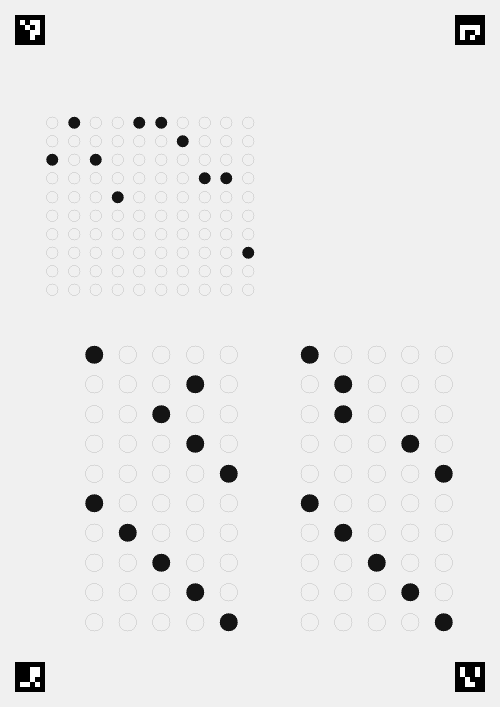
#> input picture sample_forms/test_20q_clean.png, 1000 x 1414 px (shown at 1/2 size)
$ python -i omr_engine.py   (imports and definitions only)
#> lines starting #> are read from the running program, lines starting #| are printed output that depends on the picture
"""
OMR Engine v2 - Optical Mark Recognition
Reads filled answer sheets using OpenCV.

Key improvement: bubble positions are computed directly from the
form generator's layout parameters, so they match the PDF exactly.
No manual ratio calibration needed.

Pipeline:
1. Detect ArUco markers for alignment
2. Perspective correction
3. Compute exact bubble positions from form layout
4. Sample each bubble individually
5. Grade against answer key
"""

import cv2
import numpy as np
from dataclasses import dataclass, field
from typing import Optional
import logging

# [1 line not run here, left out]
logger = logging.getLogger(__name__)

# --- Constants matching form_generator.py ---
ARUCO_DICT_TYPE = cv2.aruco.DICT_4X4_50

# A4 page in points
PAGE_W_PT = 595.28
PAGE_H_PT = 841.89
MM = 2.8346457  # 1mm in points

# Form layout constants (must match form_generator.py)
MARGIN_PT = 14 * MM
MARKER_MARGIN_PT = 6 * MM
MARKER_SIZE_PT = 9 * MM

# Warped image dimensions (must match perspective_transform)
WARP_W = 1000
WARP_H = 1414
WARP_MARGIN = 30

# ArUco marker centers in ReportLab coords (bottom-left origin)
_marker_half = MARKER_SIZE_PT / 2
MARKERS_RL = {
    0: (MARKER_MARGIN_PT + _marker_half,
        PAGE_H_PT - MARKER_MARGIN_PT - _marker_half),  # top-left
    1: (PAGE_W_PT - MARKER_MARGIN_PT - _marker_half,
        PAGE_H_PT - MARKER_MARGIN_PT - _marker_half),  # top-right
    2: (MARKER_MARGIN_PT + _marker_half,
        MARKER_MARGIN_PT + _marker_half),               # bottom-left
    3: (PAGE_W_PT - MARKER_MARGIN_PT - _marker_half,
        MARKER_MARGIN_PT + _marker_half),               # bottom-right
}


def _rl_to_img(x_rl: float, y_rl: float,
               img_w: int = WARP_W, img_h: int = WARP_H) -> tuple:
    """Convert ReportLab coordinate (bottom-left origin) to warped image pixel (top-left origin)."""
    m = WARP_MARGIN
    # X: linear map from marker0.x..marker1.x → margin..img_w-margin
    x_frac = (x_rl - MARKERS_RL[0][0]) / (MARKERS_RL[1][0] - MARKERS_RL[0][0])
    x_img = m + x_frac * (img_w - 2 * m)
    # Y: linear map from marker0.y..marker2.y → margin..img_h-margin (flipped)
    y_frac = (MARKERS_RL[0][1] - y_rl) / (MARKERS_RL[0][1] - MARKERS_RL[2][1])
    y_img = m + y_frac * (img_h - 2 * m)
    return x_img, y_img


def _compute_bubble_positions(num_questions: int, num_options: int = 5):
    """
    Compute the exact center (in warped-image pixels) of every answer bubble,
    replicating the layout logic of form_generator.py _draw_answer_section().

    Returns:
        bubbles: dict {q_num: [(opt_idx, x_img, y_img), ...]}
        bubble_r_px: approximate bubble radius in warped image pixels
    """
    if num_questions <= 50:
        columns = 2
    else:
        columns = 4

    questions_per_col = (num_questions + columns - 1) // columns

    # --- Vertical position of answer section top ---
    title_y = PAGE_H_PT - MARKER_MARGIN_PT - MARKER_SIZE_PT - 5 * MM
    box_y = title_y - 14 * MM
    box_size = 5.5 * MM
    # 3 rows of character boxes (name, surname, student_no)
    for _ in range(3):
        box_y -= (box_size + 3 * MM)

    inst_y = box_y - 1.5 * MM
    answer_y = inst_y - 8 * MM  # y_start in _draw_answer_section

    footer_y = MARKER_MARGIN_PT + MARKER_SIZE_PT + 2.5 * MM
    y_bottom = footer_y + 6 * MM

    # --- Vertical spacing (matches form_generator.py) ---
    num_groups = (questions_per_col - 1) // 5
    available_height = answer_y - y_bottom - 8 * MM
    total_slots = questions_per_col + num_groups * 0.55
    sp_y = available_height / max(total_slots, 1)
    sp_y = min(sp_y, 20 * MM)
    sp_y = max(sp_y, 5.5 * MM)
    group_gap = sp_y * 0.55

    # --- Horizontal spacing ---
    available_width = PAGE_W_PT - 2 * MARGIN_PT
    col_width = available_width / columns
    q_num_width = 9 * MM
    col_gap = 3 * MM
    usable = col_width - q_num_width - col_gap
    sp_x = usable / num_options

    # Bubble radius
    bubble_r_pt = min(2.5 * MM, sp_x * 0.42, sp_y * 0.32)

    # --- Build bubble positions ---
    bubbles = {}

    for col_idx in range(columns):
        col_x = MARGIN_PT + col_idx * col_width
        row_y = answer_y - 3 * MM  # first bubble center y

        for row in range(questions_per_col):
            q_num = col_idx * questions_per_col + row + 1
            if q_num > num_questions:
                break

            if row > 0 and row % 5 == 0:
                row_y -= group_gap

            bubbles[q_num] = []
            for opt_idx in range(num_options):
                ox = col_x + q_num_width + opt_idx * sp_x + sp_x / 2
                oy = row_y
                x_img, y_img = _rl_to_img(ox, oy)
                bubbles[q_num].append((opt_idx, x_img, y_img))

            row_y -= sp_y

    # Convert bubble radius to pixels
    # Scale: points → pixels using the y-axis mapping
    scale = (WARP_H - 2 * WARP_MARGIN) / (MARKERS_RL[0][1] - MARKERS_RL[2][1])
    bubble_r_px = bubble_r_pt * scale

    return bubbles, bubble_r_px


# [29 lines left out: function _compute_booklet_position, not called in this run]


@dataclass
class ScanResult:
    """Result of scanning a single answer sheet."""
    success: bool = False
    student_id: str = ""
    answers: dict = field(default_factory=dict)
    score: Optional[float] = None
    total_questions: int = 0
    correct_count: int = 0
    error: str = ""
    confidence: float = 0.0
    debug_image: Optional[np.ndarray] = None
    unmarked: list = field(default_factory=list)
    multiple_marks: list = field(default_factory=list)


class OMREngine:
    """Main OMR processing engine with exact position matching."""

    def __init__(self, num_questions: int = 40, num_options: int = 5,
                 fill_threshold: float = 0.3,
                 ambiguity_threshold: float = 0.12):
        self.num_questions = num_questions
        self.num_options = num_options
        self.fill_threshold = fill_threshold
        self.ambiguity_threshold = ambiguity_threshold

        self.aruco_dict = cv2.aruco.getPredefinedDictionary(ARUCO_DICT_TYPE)
        self.aruco_params = cv2.aruco.DetectorParameters()
        self._tune_aruco_params()
        self.detector = cv2.aruco.ArucoDetector(self.aruco_dict, self.aruco_params)

        self.last_warped = None
        self.last_warped_gray = None          # CLAHE-enhanced (for bubble reading)
        self.last_warped_gray_raw = None      # Raw grayscale
        self.last_warped_normalized = None    # Shadow-removed (for OCR)

        # Pre-compute bubble positions
        self.bubbles, self.bubble_r_px = _compute_bubble_positions(
            num_questions, num_options
        )
        self.options = ["A", "B", "C", "D", "E"][:num_options]

    def _tune_aruco_params(self):
        """Optimize ArUco detection for phone camera photos."""
        p = self.aruco_params
        p.adaptiveThreshWinSizeMin = 3
        p.adaptiveThreshWinSizeMax = 30
        p.adaptiveThreshWinSizeStep = 4
        p.adaptiveThreshConstant = 7
        p.minMarkerPerimeterRate = 0.015
        p.maxMarkerPerimeterRate = 4.0
        p.polygonalApproxAccuracyRate = 0.05
        p.cornerRefinementMethod = cv2.aruco.CORNER_REFINE_SUBPIX

    def detect_markers(self, image: np.ndarray) -> dict:
        """Detect ArUco markers with multiple preprocessing attempts.
        Merges results from all attempts to maximize marker detection."""
        gray = cv2.cvtColor(image, cv2.COLOR_BGR2GRAY) if len(image.shape) == 3 else image
        valid_ids = {0, 1, 2, 3}
        markers = {}

        def _merge(corners, ids):
            """Merge newly found markers into the result dict."""
            if ids is None:
                return
            for i, mid in enumerate(ids.flatten()):
                mid_int = int(mid)
                if mid_int in valid_ids and mid_int not in markers:
                    markers[mid_int] = {
                        "center": corners[i][0].mean(axis=0),
                        "corners": corners[i][0],
                    }

        preprocessed = []

        # Attempt 1: CLAHE enhanced
        clahe = cv2.createCLAHE(clipLimit=2.0, tileGridSize=(8, 8))
        preprocessed.append(clahe.apply(gray))

        # Attempt 2: Original with slight blur
        preprocessed.append(cv2.GaussianBlur(gray, (3, 3), 0))

        # Attempt 3: Shadow-normalized
        blur_bg = cv2.GaussianBlur(gray, (101, 101), 0)
        blur_bg = np.maximum(blur_bg, 1).astype(np.float32)
        preprocessed.append((gray.astype(np.float32) / blur_bg * 180).clip(0, 255).astype(np.uint8))

        # Attempt 4: Adaptive threshold (binary)
        preprocessed.append(cv2.adaptiveThreshold(
            gray, 255, cv2.ADAPTIVE_THRESH_GAUSSIAN_C,
            cv2.THRESH_BINARY, 31, 10
        ))

        # Attempt 5: Stronger CLAHE
        clahe2 = cv2.createCLAHE(clipLimit=4.0, tileGridSize=(4, 4))
        preprocessed.append(clahe2.apply(gray))

        # Attempt 6: Otsu threshold
        _, otsu = cv2.threshold(gray, 0, 255, cv2.THRESH_BINARY + cv2.THRESH_OTSU)
        preprocessed.append(otsu)

        # Attempt 7: Sharpen
        kernel = np.array([[-1, -1, -1], [-1, 9, -1], [-1, -1, -1]])
        preprocessed.append(cv2.filter2D(gray, -1, kernel))

        # Attempt 8: Raw grayscale
        preprocessed.append(gray)

        for img in preprocessed:
            if len(markers) >= 4:
                break
            corners, ids, _ = self.detector.detectMarkers(img)
            _merge(corners, ids)

        # If still missing markers, try at different scales
        if len(markers) < 4:
            for scale in [0.75, 1.25, 0.5]:
                if len(markers) >= 4:
                    break
                h, w = gray.shape[:2]
                resized = cv2.resize(gray, (int(w * scale), int(h * scale)))
                for preprocess in [
                    resized,
                    cv2.createCLAHE(clipLimit=3.0, tileGridSize=(8, 8)).apply(resized),
                ]:
                    corners, ids, _ = self.detector.detectMarkers(preprocess)
                    if ids is not None:
                        # Scale corners back to original size
                        scaled_corners = [c / scale for c in corners]
                        _merge(scaled_corners, ids)
                    if len(markers) >= 4:
                        break

        logger.info(f"ArUco detection: found {len(markers)} markers: {list(markers.keys())}")
        return markers

    def perspective_transform(self, image: np.ndarray, markers: dict) -> Optional[np.ndarray]:
        """Apply perspective transform using 4 ArUco markers."""
        required = [0, 1, 2, 3]
        if not all(mid in markers for mid in required):
            found = list(markers.keys())
            logger.warning(f"Missing markers. Found: {found}, need: {required}")
            return None

        src_pts = np.float32([
            markers[0]["center"],
            markers[1]["center"],
            markers[2]["center"],
            markers[3]["center"],
        ])

        dst_pts = np.float32([
            [WARP_MARGIN, WARP_MARGIN],
            [WARP_W - WARP_MARGIN, WARP_MARGIN],
            [WARP_MARGIN, WARP_H - WARP_MARGIN],
            [WARP_W - WARP_MARGIN, WARP_H - WARP_MARGIN],
        ])

        M = cv2.getPerspectiveTransform(src_pts, dst_pts)
        warped = cv2.warpPerspective(image, M, (WARP_W, WARP_H))
        return warped

    def _sample_bubble_intensity(self, gray: np.ndarray, cx: float, cy: float,
                                radius: float) -> float:
        """
        Sample a bubble's mean intensity from grayscale image.
        Returns mean intensity (0=black/filled, 255=white/empty).
        Uses inner ~60% of bubble radius to avoid border artifacts.
        """
        h, w = gray.shape[:2]
        # Use smaller inner radius to avoid the printed circle border
        r = max(int(radius * 0.6), 3)
        xi, yi = int(round(cx)), int(round(cy))

        y1 = max(yi - r, 0)
        y2 = min(yi + r, h)
        x1 = max(xi - r, 0)
        x2 = min(xi + r, w)

        if y2 <= y1 or x2 <= x1:
            return 255.0

        roi = gray[y1:y2, x1:x2]

        # Circular mask
        mask = np.zeros_like(roi)
        cy_local = yi - y1
        cx_local = xi - x1
        cv2.circle(mask, (cx_local, cy_local), r, 255, -1)

        # Mean intensity of pixels inside the circle
        pixels = roi[mask > 0]
        if len(pixels) == 0:
            return 255.0

        return float(np.mean(pixels))

    def read_answers(self, warped_gray: np.ndarray) -> tuple:
        """
        Read answers using intensity-based comparison.

        Instead of thresholding (which picks up printed circle outlines as noise),
        we compare the mean grayscale intensity of each bubble:
        - Filled bubble: dark (low intensity, ~50-120)
        - Empty bubble: light (high intensity, ~180-240)

        For each question, the darkest bubble is the answer IF it's significantly
        darker than the others.

        Returns: (answers_dict, unmarked, multiple_marks, confidence)
        """
        answers = {}
        unmarked = []
        multiple_marks = []
        total_conf = 0.0
        answered = 0

        sample_r = max(self.bubble_r_px, 5)

        for q_num in sorted(self.bubbles.keys()):
            # Get mean intensity for each option
            intensities = []
            for opt_idx, bx, by in self.bubbles[q_num]:
                intensity = self._sample_bubble_intensity(warped_gray, bx, by, sample_r)
                intensities.append(intensity)

            intensities = np.array(intensities)

            # Sort to find darkest (= most filled)
            sorted_indices = np.argsort(intensities)  # ascending = darkest first
            darkest_idx = sorted_indices[0]
            darkest_val = intensities[darkest_idx]

            # Mean of other (non-darkest) bubbles
            other_vals = np.delete(intensities, darkest_idx)
            other_mean = float(np.mean(other_vals))

            # Darkness gap: how much darker is the filled bubble vs unfilled ones
            # A clearly filled bubble should have a large gap
            gap = other_mean - darkest_val

            # Also check second darkest
            second_darkest_val = intensities[sorted_indices[1]]
            gap_to_second = second_darkest_val - darkest_val

            logger.debug(f"Q{q_num}: intensities={intensities.astype(int).tolist()} "
                         f"gap={gap:.0f} gap2={gap_to_second:.0f}")

            # Decision logic
            if gap < 8:
                # No bubble is significantly darker than others → unmarked
                unmarked.append(q_num)
                answers[q_num] = ""
            elif gap_to_second < 6:
                # Two bubbles are very close in darkness → multiple marks
                # But check if both are clearly dark (both filled)
                if darkest_val < 150 and second_darkest_val < 150:
                    multiple_marks.append(q_num)
                    answers[q_num] = "?"
                else:
                    # Just noise, pick the darkest
                    answers[q_num] = self.options[darkest_idx]
                    conf = min(gap / 80.0, 1.0)
                    total_conf += conf
                    answered += 1
            else:
                # Clear winner
                answers[q_num] = self.options[darkest_idx]
                conf = min(gap / 80.0, 1.0)
                total_conf += conf
                answered += 1

        confidence = total_conf / max(answered, 1)
        return answers, unmarked, multiple_marks, confidence

    # [42 lines left out: functions read_booklet, grade, not called in this run]

    def scan(self, image: np.ndarray, answer_key: dict = None,
             debug: bool = False) -> ScanResult:
        """
        Complete scan pipeline.
        """
        result = ScanResult()

        # Step 1: Detect ArUco markers
        markers = self.detect_markers(image)
        logger.info(f"Found {len(markers)} ArUco markers: {list(markers.keys())}")
        logger.info(f"Image shape: {image.shape}, dtype: {image.dtype}")

        required = [0, 1, 2, 3]
        missing = [m for m in required if m not in markers]
        if missing:
            pos_names = {0: "sol üst", 1: "sağ üst", 2: "sol alt", 3: "sağ alt"}
            missing_str = ", ".join(f"{m} ({pos_names.get(m, '')})" for m in missing)
            found_str = ", ".join(str(m) for m in markers.keys())
            result.error = (f"Köşe işaretçileri eksik: {missing_str}. "
                           f"Bulunan: [{found_str}]. "
                           f"Formu düz bir yüzeyde, iyi aydınlatılmış ortamda, tüm köşeler görünecek şekilde çekin.")
            return result

        # Step 2: Perspective transform
        try:
            warped = self.perspective_transform(image, markers)
        except Exception as e:
            logger.error(f"Perspective transform exception: {e}")
            result.error = f"Perspektif düzeltme hatası: {str(e)}"
            return result
        if warped is None:
            result.error = "Perspektif düzeltme başarısız"
            return result

        # Convert to grayscale
        if len(warped.shape) == 3:
            warped_gray_raw = cv2.cvtColor(warped, cv2.COLOR_BGR2GRAY)
        else:
            warped_gray_raw = warped.copy()

        # Shadow removal: estimate local lighting with large blur, then normalize
        # This makes bubbles look the same whether in shadow or not
        blur = cv2.GaussianBlur(warped_gray_raw, (101, 101), 0)
        blur = np.maximum(blur, 1).astype(np.float32)
        # Divide by local mean → flat lighting; multiply by 200 to get nice range
        normalized = (warped_gray_raw.astype(np.float32) / blur * 200).clip(0, 255).astype(np.uint8)

        # CLAHE for bubble reading
        clahe = cv2.createCLAHE(clipLimit=3.0, tileGridSize=(8, 8))
        warped_gray = clahe.apply(normalized)

        # Store all versions
        self.last_warped = warped
        self.last_warped_gray = warped_gray          # CLAHE (for bubbles)
        self.last_warped_gray_raw = warped_gray_raw  # Raw grayscale
        self.last_warped_normalized = normalized      # Shadow-removed (for OCR)

        # Step 3: Read answers (exact positions)
        answers, unmarked, multi, confidence = self.read_answers(warped_gray)
        result.answers = answers
        result.unmarked = unmarked
        result.multiple_marks = multi
        result.confidence = confidence
        result.student_id = ""  # Student ID is read by OCR, not bubbles

        logger.info(f"Read {len(answers)} answers, "
                     f"{len(unmarked)} unmarked, {len(multi)} multiple, "
                     f"confidence: {confidence:.2f}")

        # Step 4: Grade if answer key provided
        if answer_key:
            score, correct, total = self.grade(answers, answer_key)
            result.score = score
            result.correct_count = correct
            result.total_questions = total
            logger.info(f"Score: {correct}/{total} = {score:.1f}%")

        result.success = True

        # Debug visualization
        if debug and warped is not None and len(warped.shape) == 3:
            result.debug_image = self._create_debug_image(
                warped, answers, answer_key
            )

        return result

    # [77 lines left out: functions _create_debug_image, scan_from_file, calibrate_from_image, not called in this run]


# [12 lines not run here, left out]

>>> import cv2
>>> picture = cv2.imread('../../sample_forms/test_20q_clean.png')
#> picture is the input picture: shape (1414, 1000, 3); min 0, max 255, mean 233.8
>>> result = OMREngine().scan(picture)
#> in detect_markers, `blur_bg = cv2.GaussianBlur(gray, (101, 101), 0)`:
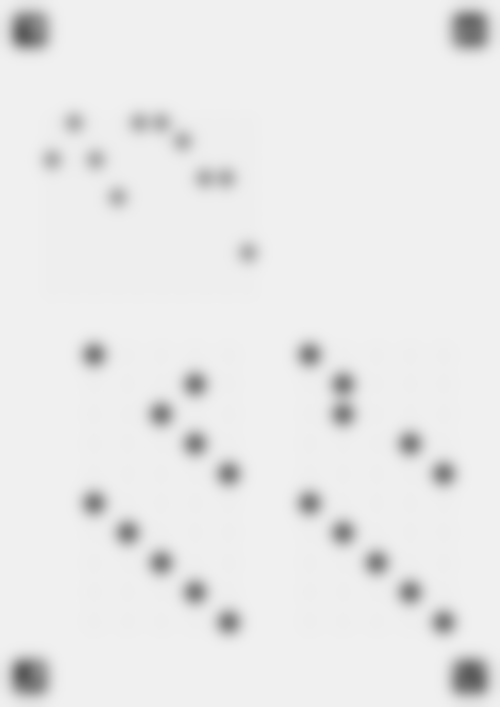
#> blur_bg: shape (1414, 1000) (shown at 1/2 size); min 90, max 240, mean 233.8
#> the loop in detect_markers, `for img in preprocessed:` made 2 passes
#> ids on pass 1: [3, 2, 1, 0]
#> in scan, `markers = self.detect_markers(image)`: markers = 4 items
#> in scan, `missing = [m for m in required if m not in markers]`: missing = []
#> in perspective_transform, `src_pts = np.float32([ markers[0]["center"], markers[1]["center"], mar..`: src_pts = [[59.5, 59.5], [939.5, 59.5], [59.5, 1353.5], [939.5, 1353.5]]
#> in perspective_transform, `M = cv2.getPerspectiveTransform(src_pts, dst_pts)`: M = [[1.07, -4.8e-18, -33.56], [-2.1e-07, 1.05, -32.26], [-4.69e-11, -9.93e-20, 1]]
#> in perspective_transform, `warped = cv2.warpPerspective(image, M, (WARP_W, WARP_H))`:
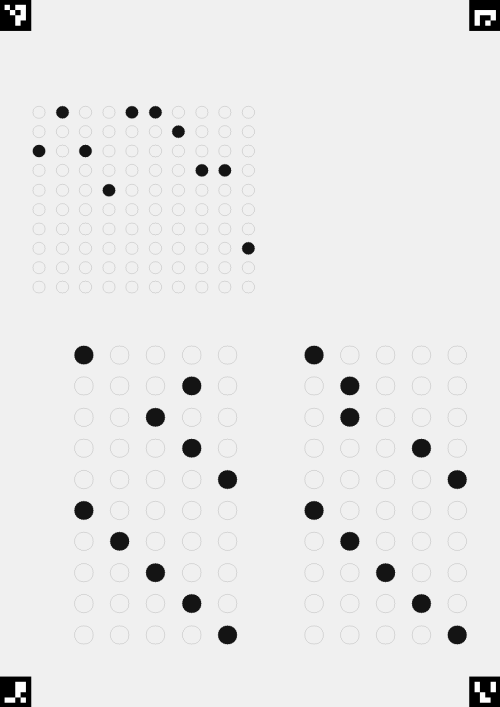
#> warped: shape (1414, 1000, 3) (shown at 1/2 size); min 0, max 255, mean 233.2
#> in scan, `blur = cv2.GaussianBlur(warped_gray_raw, (101, 101), 0)`:
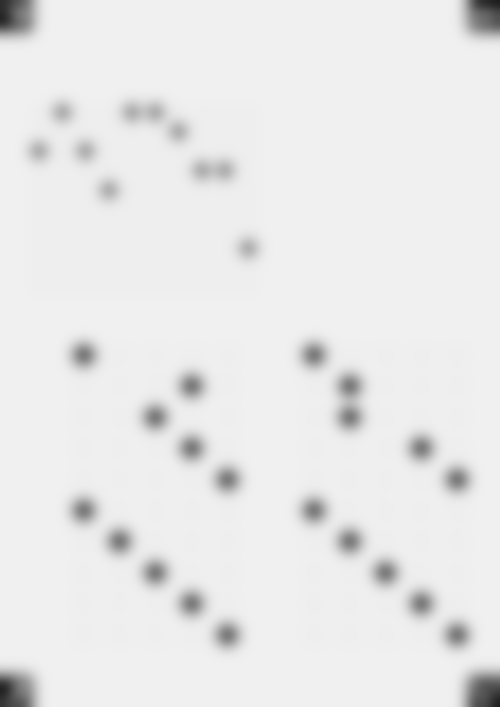
#> blur: shape (1414, 1000) (shown at 1/2 size); min 29, max 240, mean 233.2
#> in scan, `normalized = (warped_gray_raw.astype(np.float32) / blur * 200).clip(0,..`:
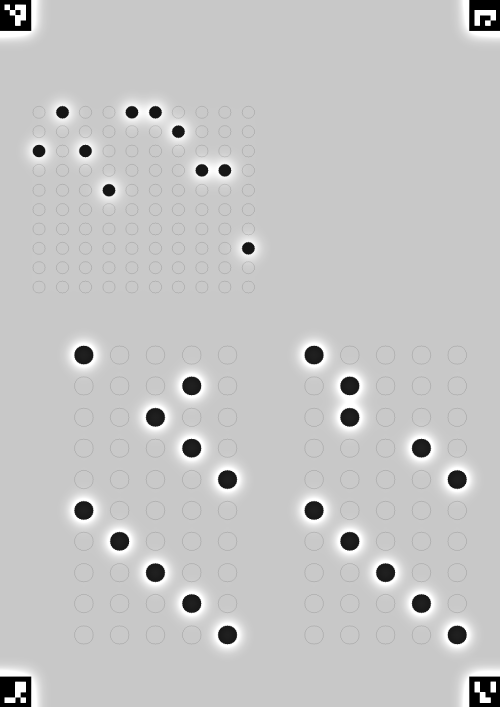
#> normalized: shape (1414, 1000) (shown at 1/2 size); min 0, max 255, mean 197.7
#> in scan, `warped_gray = clahe.apply(normalized)`:
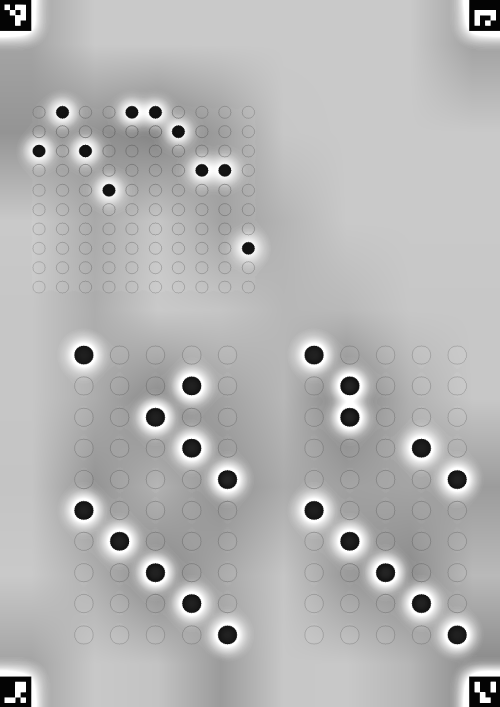
#> warped_gray: shape (1414, 1000) (shown at 1/2 size); min 4, max 255, mean 180.9
#> the loop in read_answers, `for q_num in sorted(self.bubbles.keys()):` made 40 passes
#> (intensities, sorted_indices, darkest_idx, darkest_val, other_vals, other_mean) on passes 2, 5, 6, 7: ([167.1, 58.32, 170.4, 164.3, 180.3], [1, 3, 0, 2, 4], 1, 58.32, [167.1, 170.4, 164.3, 180.3], 170.5), ([182.6, 173.2, 195.2, 188.5, 173.7], [1, 4, 0, 3, 2], 1, 173.2, [182.6, 195.2, 188.5, 173.7], 185), ([182.8, 174.8, 196.3, 193, 188], [1, 0, 4, 3, 2], 1, 174.8, [182.8, 196.3, 193, 188], 190), ([184.5, 177.4, 194.1, 198.2, 195.7], [1, 0, 2, 4, 3], 1, 177.4, [184.5, 194.1, 198.2, 195.7], 193.1)
